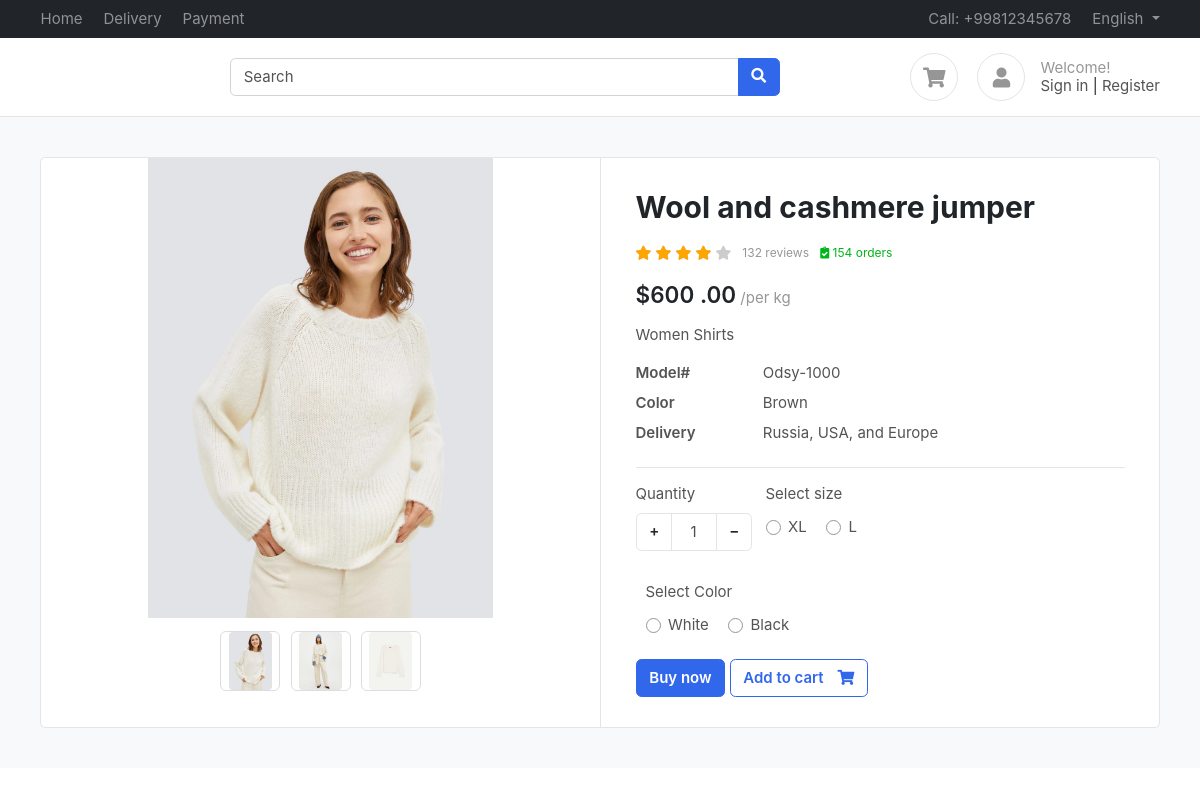
Screenshot of /product/wool-and-cashmere-jumper/ with the database file from the repository.
### products/models.py (models this page shows, shortened)
class Product(BaseModel):
    product_name = models.CharField(max_length=100)
    slug = models.SlugField(unique=True, blank=True, null=True)
    category = models.ForeignKey(Category, on_delete=models.CASCADE, related_name="products")
    price = models.IntegerField()
    product_description = models.TextField()
    color_variant = models.ManyToManyField(ColorVariant, blank=True)
    size_variant = models.ManyToManyField(SizeVariant, blank=True)

class ProductImage(BaseModel):
    product = models.ForeignKey(Product, on_delete=models.CASCADE, related_name="products")
    category_image = models.ImageField(upload_to="products")

class SizeVariant(BaseModel):
    size_name = models.CharField(max_length=100)
    price = models.IntegerField(default=0)

class ColorVariant(BaseModel):
    color_name = models.CharField(max_length=100)
    price = models.IntegerField(default=0)

### products/views.py (the view)
# urls.py: path('<slug>/', get_product, name='product'),
def get_product(request, slug):
    try:
        print("slug"+slug)
        product = Product.objects.get(slug=slug)
        context = {'product': product}
        if request.GET.get('size'):
            size = request.GET.get('size')
            price = product.get_product_price_by_size(size)
            context['selected_size'] = size
            context['updated_price'] = price
        if request.GET.get('color'):
            color = request.GET.get('color')
            price = product.get_product_price_by_color(color)
            context['selected_color'] = color
            context['updated_price'] = price
        return render(request, 'product/product.html', context=context)
    except Exception as e:
        print(e)

### templates/product/product.html (shortened to what this page needs)
{%  extends "base/base.html" %}
{% block start %}
<section class="section-content padding-y bg">
    <div class="container">
    <div class="card">
        <div class="row no-gutters">
            <aside class="col-md-6">
    <article class="gallery-wrap">
    <div class="img-big-wrap">
      <div> <a href="#"><img src="/media/{{product.products.first.category_image}}"></a></div>
    </div>
    <div class="thumbs-wrap">
      {% for image in product.products.all%}
      <a href="#" class="item-thumb"> <img src="/media/{{image.category_image}}"></a>
      {% endfor %}
    </div>
    </article>
            </aside>
            <main class="col-md-6 border-left">
    <article class="content-body">
    <h2 class="title">{{product.product_name}}</h2>
    <div class="rating-wrap my-3">
        <ul class="rating-stars">
            <li style="width:80%" class="stars-active">
                <i class="fa fa-star"></i> <i class="fa fa-star"></i>
                <i class="fa fa-star"></i> <i class="fa fa-star"></i>
            </li>
            <li>
                <i class="fa fa-star"></i> <i class="fa fa-star"></i>
                <i class="fa fa-star"></i> <i class="fa fa-star"></i>
                <i class="fa fa-star"></i>
            </li>
        </ul>
        <small class="label-rating text-muted">132 reviews</small>
        <small class="label-rating text-success"> <i class="fa fa-clipboard-check"></i> 154 orders </small>
    </div>
    <div class="mb-3">
        <var class="price h4">
          {% if updated_price %}
          {{updated_price}}
          {% else %}
          ${{product.price}}
          {% endif %}
        .00</var>
        <span class="text-muted">/per kg</span>
    </div>
    <p>{{product.product_description}}</p>
    <dl class="row">
      <dt class="col-sm-3">Model#</dt>
      <dd class="col-sm-9">Odsy-1000</dd>
      <dt class="col-sm-3">Color</dt>
      <dd class="col-sm-9">Brown</dd>
      <dt class="col-sm-3">Delivery</dt>
      <dd class="col-sm-9">Russia, USA, and Europe </dd>
    </dl>
    <hr>
        <div class="form-row">
            <div class="form-group col-md flex-grow-0">
                <label>Quantity</label>
                <div class="input-group mb-3 input-spinner">
                  <div class="input-group-prepend">
                    <button class="btn btn-light" type="button" id="button-plus"> + </button>
                  </div>
                  <input type="text" class="form-control" value="1">
                  <div class="input-group-append">
                    <button class="btn btn-light" type="button" id="button-minus"> − </button>
                  </div>
                </div>
            </div>
            {% if product.size_variant.all%}
            <div class="form-group col-md">
                    <label>Select size</label>
                    <div class="mt-1">
                      {% for size in product.size_variant.all%}
                        <label class="custom-control custom-radio custom-control-inline">
                          <div class="custom-control-label">{{size.size_name}}</div>
                        </label>
                        {% endfor %}
                    </div>
            </div>
            {% endif %}
      </div>
      {% if product.color_variant.all %}
      <div class="form-group col-md">
        <label>Select Color</label>
        <div class="mt-1">
          {% for color in product.color_variant.all %}
            <label class="custom-control custom-radio custom-control-inline">
              <div class="custom-control-label">{{color.color_name}}</div>
            </label>
          {% endfor %}
        </div>
        {% endif %}
        </div>
        <a href="#" class="btn  btn-primary"> Buy now </a>
        <a href="{% url 'add_to_cart' product.uid %}?variant={{selected_size}}" class="btn  btn-outline-primary">
        <span class="text">Add to cart</span> <i class="fas fa-shopping-cart"></i>  </a>
    </article>
            </main>
        </div>
    </div>
    </div>
    </section>
{% endblock %}

### public/static/css/ui.css (style rules this page uses)
html { font-family: 'Inter', sans-serif; font-size: 15px; }
.content-body { flex: 1 1 auto; padding: 2rem 2.3rem; }
.padding-y { padding-top: 40px; padding-bottom: 40px; }
var { font-style: normal; }
article:after, .form-group:after { display: block; clear: both; content: ""; }
.bg { background-color: #f8f9fa; }
.card .title { color: #212529; }
.btn-light { background-color: #fff; border-color: #e4e4e4; }
.btn .text + i { margin-left: 10px; }
dl[class="row"] { margin-bottom: 0; }
.price { font-weight: 600; color: #212529; }
.label-rating { margin-left: 7px; display: inline-block; vertical-align: middle; }
.rating-stars { display: inline-block; vertical-align: middle; list-style: none; margin: 0; padding: 0; position: relative; white-space: nowrap; clear: both; }
.rating-stars i { font-size: 14px; color: #ccc; display: inline; }
.rating-stars li { display: block; text-overflow: clip; white-space: nowrap; z-index: 1; }
.rating-stars li.stars-active { z-index: 2; position: absolute; top: 0; left: 0; overflow: hidden; }
.rating-stars li.stars-active i { color: orange; }
.input-spinner { width: 120px; flex-wrap: nowrap; display: inline-flex; }
.input-spinner input.form-control { text-align: center; max-width: 46px; flex-basis: 46px; border-color: #e4e4e4; flex-grow: 0; }
.input-spinner .btn { width: 36px; text-align: center; }
.gallery-wrap .img-big-wrap { margin-bottom: 10px; border-radius: 0.37rem; overflow: hidden; background-color: #fff; }
.gallery-wrap .img-big-wrap a { text-align: center; display: block; }
.gallery-wrap .img-big-wrap img { height: 460px; width: auto; display: inline-block; cursor: zoom-in; }
.gallery-wrap .thumbs-wrap { text-align: center; }
.gallery-wrap .thumbs-wrap .item-thumb { width: 60px; height: 60px; border: 1px solid #ddd; border-radius: 6px; margin: 3px; display: inline-block; overflow: hidden; }
.gallery-wrap .thumbs-wrap img { max-width: 100%; max-height: 100%; object-fit: cover; border-radius: 4px; cursor: zoom-in; }

### rows the page displays
Product: products.first.category_image (picture), product_name "Wool and cashmere jumper", price "600", product_description "Women Shirts"
ProductImage: category_image (picture)
ProductImage: category_image (picture)
ProductImage: category_image (picture)
SizeVariant: size_name "XL"
SizeVariant: size_name "L"
ColorVariant: color_name "White"
ColorVariant: color_name "Black"
